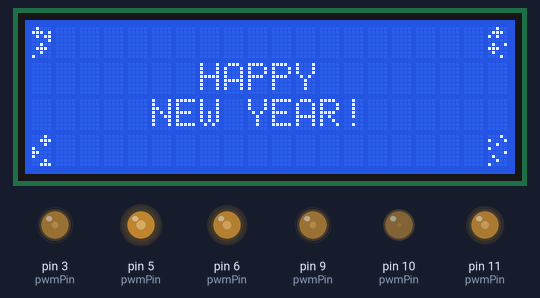
Bench run of a sketch on a simulated Arduino Uno, built with avr-gcc and run on an emulated ATmega328P. On the bench: 20×4 character LCD, output pins drawn as LEDs (lit = HIGH). Random numbers use the default seed unless the sketch sets one.

Above: at 0.12 s.
At 4.52 s:
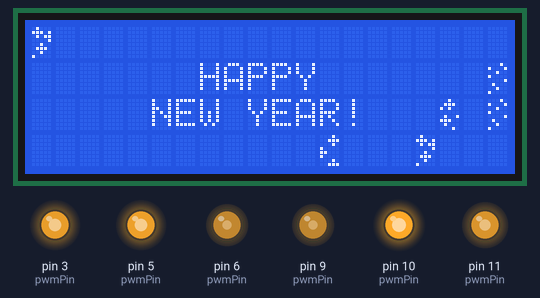
At 10.01 s:
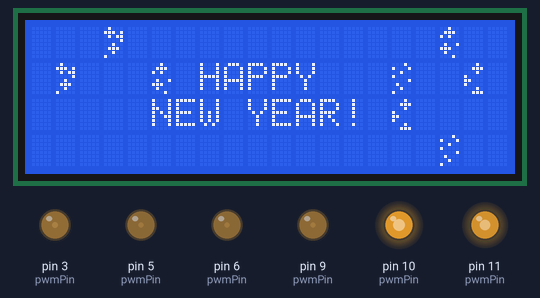
At 19.91 s:
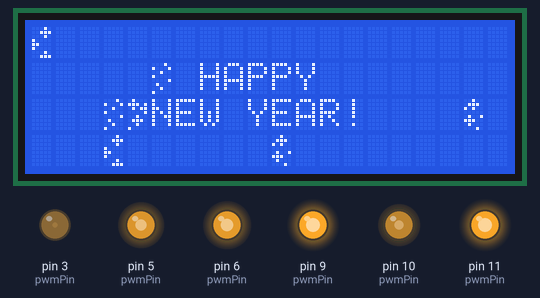
At 29.81 s:
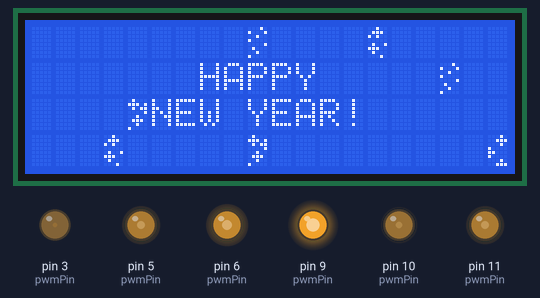
At 39.86 s:
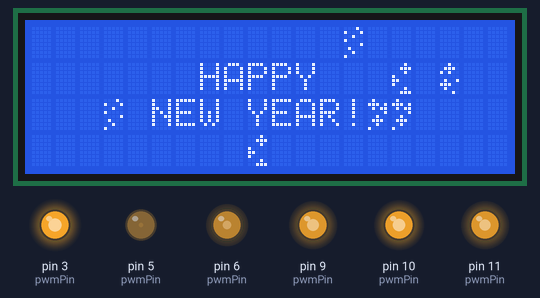
Timing chart, 0 to 40.0 s (numbered marks = the images above):
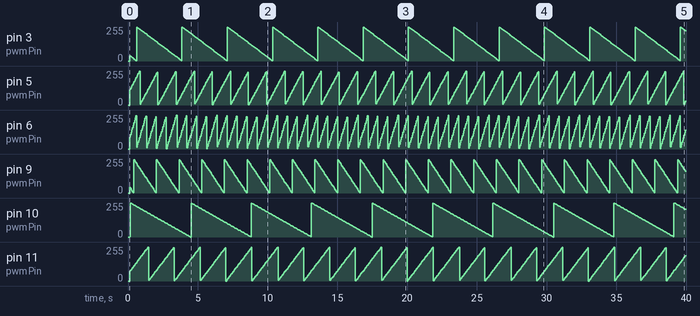

Measured:
- by itself, pin 3 (pwmPin): ramps from 255/255 to 3/255 and jumps back, once every 3.3 s
- by itself, pin 5 (pwmPin): ramps from 1/255 to 255/255 and jumps back, once every 1.3 s
- by itself, pin 6 (pwmPin): ramps from 1/255 to 255/255 and jumps back, once every 0.72 s
- by itself, pin 9 (pwmPin): ramps from 250/255 to 2/255 and jumps back, once every 1.6 s
- by itself, pin 10 (pwmPin): ramps from 255/255 to 0/255 and jumps back, once every 4.3 s
- by itself, pin 11 (pwmPin): ramps from 0/255 to 255/255 and jumps back, once every 1.9 s

The sketch:

NewYear2021.ino
```cpp
// (licence header left out)
#include <LCD_I2C.h>

// Define the area to exclude from snowflake placement
#define  XMIN1    7
#define  XMAX1   11
#define  XMIN2    5
#define  XMAX2   13
#define  BADY1    1
#define  BADY2    2

// define the pin numbers used for PWM output
#define PWM1      3
#define PWM2      5
#define PWM3      6
#define PWM4      9
#define PWM5     10
#define PWM6     11

// the delta to apply to PWM signal
#define PWMDELTA1  -4
#define PWMDELTA2  10
#define PWMDELTA3  18
#define PWMDELTA4  -8
#define PWMDELTA5  -3
#define PWMDELTA6   7

#define BASEDELAY  50
#define FLAKEDELAY 20

LCD_I2C lcd(0x27, 20, 4); // Default address of most PCF8574 modules, change according

uint8_t snow[8] =
{
    0b01000,
    0b11101,
    0b01011,
    0b00001,
    0b00100,
    0b01110,
    0b00100,
    0b10000
};

uint8_t snow2[8] =
{
    0b00100,
    0b01110,
    0b10100,
    0b00000,
    0b01001,
    0b11100,
    0b01000,
    0b00010
};

uint8_t snow3[8] =
{
    0b00010,
    0b00111,
    0b00010,
    0b10000,
    0b11000,
    0b10000,
    0b00010,
    0b00111,
};

uint8_t snow4[8] =
{
    0b00010,
    0b10001,
    0b00100,
    0b10000,
    0b00001,
    0b01000,
    0b00100,
    0b10000,
};

struct flake {
  int x, y;
  int oldx, oldy;
} _flake;

flake  flake1, flake2, flake3, flake4;

// A listing of the pins used
uint8_t pwmPin[] = {PWM1, PWM2, PWM3, PWM4, PWM5, PWM6 };

// A table to hold the PWM value of each pin
uint8_t pwmVal[6];

// A table of the delta to appy to each PWM value each iteration of the loop
int8_t pwmDelta[6] = {PWMDELTA1, PWMDELTA2, PWMDELTA3, PWMDELTA4, PWMDELTA5, PWMDELTA6 };

// Function prototypes
//void drawflake(flake* fk, int fl);
//void hideflake(flake* fk);
//void computeFlake(flake*);

int newx;
int newy;
int doFlake = 0;

void drawFlake(flake *fk, int fl) {
   lcd.setCursor(fk->x, fk->y);
   lcd.write(fl);
}

void hideFlake(flake *fk) {
   lcd.setCursor(fk->oldx, fk->oldy);
   lcd.print(" ");
}

void computeFlake(flake *fk) {
   // Save previous positions
   fk->oldx = fk->x;
   fk->oldy = fk->y;

   while(1) {
      newx = random(0, 20);
      newy = random(0,4);
      if ((newy ==0) || (newy == 3))
         break;
      if (((newx < XMIN1) || (newx > XMAX1)) && (newy == BADY1))
         break;
      if (((newx < XMIN2) || (newx > XMAX2)) && (newy == BADY2))
         break;
      }
   fk->x = newx;
   fk->y = newy;
}

void twinkle() {
   int i;

   for (i = 0; i < 6; i++) {
     pwmVal[i] += pwmDelta[i];
     if (pwmVal[i] <   0 ) {
        pwmVal[i] = -pwmVal[i];
        pwmDelta[i] = -pwmDelta[i];
     }
     if (pwmVal[i] > 255 ) {
        pwmVal[i] = 255;
        pwmDelta[i] = -pwmDelta[i];
     }
     analogWrite(pwmPin[i], pwmVal[i]);
   }
}

void setup()
{
    int i;

    lcd.begin();
    lcd.backlight();

    lcd.createChar(0, snow);
    lcd.createChar(1, snow2);
    lcd.createChar(2, snow3);
    lcd.createChar(3, snow4);

    lcd.setCursor(7, 1);
    lcd.print("HAPPY");
    lcd.setCursor(5, 2);
    lcd.print("NEW YEAR!");

    // Establish initial values for the PWM outputs, setup the pins as PWM outputs
    for (i = 0; i < 6; i++) {
       pwmVal[i] = random(0, 128);
       pinMode(pwmPin[i], OUTPUT);
       analogWrite(pwmPin[i], pwmVal[i]);
    }

}

void loop()
{
   flake1.x = flake1.oldx = 0; flake1.y =flake1.oldy = 0;
   drawFlake(&flake1, 0);

   flake2.x = flake2.oldx = 19; flake2.y = flake2.oldy = 0;
   drawFlake(&flake2, 1);

   flake3.x = flake3.oldx = 0; flake3.y = flake3.oldy = 3;
   drawFlake(&flake3, 2);

   flake4.x = flake4.oldx = 19, flake4.y = flake4.oldy = 3;
   drawFlake(&flake4, 3);

   while(1) {
      // Wait a moment
      delay(BASEDELAY);

      // Update the twinkling lights
      twinkle();

      if (doFlake++ > FLAKEDELAY) {
         doFlake = 0;

         // Erase old flakes
         hideFlake(&flake1);
         hideFlake(&flake2);
         hideFlake(&flake3);
         hideFlake(&flake4);

         // Compute new flake positions
         computeFlake(&flake1);
         computeFlake(&flake2);
         computeFlake(&flake3);
         computeFlake(&flake4);

         // Draw flakes inn new positions
         drawFlake(&flake1, 0);
         drawFlake(&flake2, 1);
         drawFlake(&flake3, 2);
         drawFlake(&flake4, 3);
      }
   }
}
```
